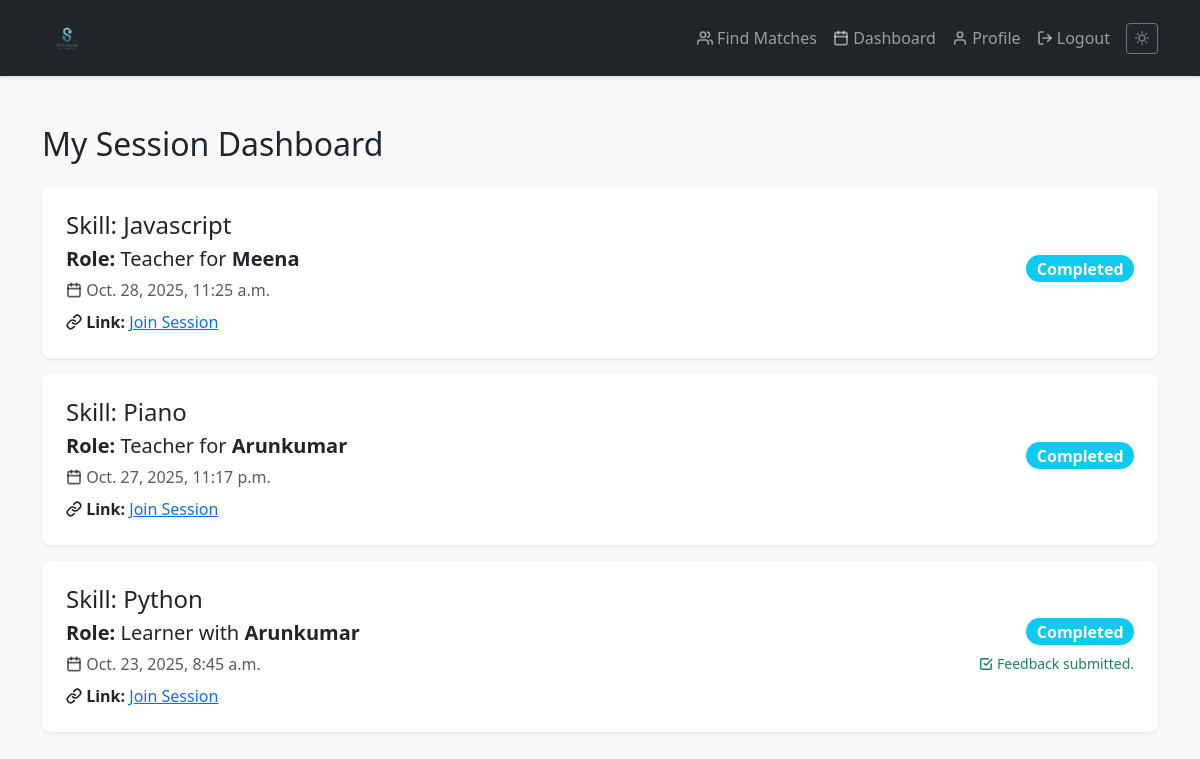
Screenshot of /dashboard/ (signed in) with the database file from the repository.
### scheduling/models.py (models this page shows, shortened)
class Session(models.Model):
    STATUS_CHOICES = (
        ('pending', 'Pending'),
        ('confirmed', 'Confirmed'),
        ('completed', 'Completed'),
        ('cancelled', 'Cancelled'),
    )
    teacher = models.ForeignKey(User, related_name='teaching_sessions', on_delete=models.CASCADE)
    learner = models.ForeignKey(User, related_name='learning_sessions', on_delete=models.CASCADE)
    skill = models.ForeignKey(Skill, on_delete=models.CASCADE, null=True, blank=True)
    scheduled_time = models.DateTimeField(null=True, blank=True)
    end_time = models.DateTimeField(null=True, blank=True)
    status = models.CharField(max_length=10, choices=STATUS_CHOICES, default='pending')
    meeting_link = models.URLField(blank=True, null=True)
    notes = models.TextField(blank=True, null=True)

### skills/models.py (models this page shows, shortened)
class Skill(models.Model):
    name = models.CharField(max_length=100, unique=True)
    category = models.ForeignKey(Category, on_delete=models.SET_NULL, null=True, blank=True, related_name='skills')

### scheduling/views.py (the view)
# urls.py: path('dashboard/', views.session_dashboard, name='session_dashboard'),
@login_required
def session_dashboard(request):
    user_sessions = Session.objects.filter(
        Q(learner=request.user) | Q(teacher=request.user)
    ).order_by('-scheduled_time') # Show newest first
    context = {
        'sessions': user_sessions
    }
    return render(request, 'scheduling/dashboard.html', context)

### templates/scheduling/dashboard.html (shortened to what this page needs)
{% extends "base.html" %}
{% block content %}
  <h2 class="fw-light mb-4">My Session Dashboard</h2>
  {% for session in sessions %}
    <div class="card shadow-sm border-0 rounded-3 mb-3">
        <div class="card-body p-4">
            <div class="row align-items-center">
                <div class="col-md-8">
                    <h4 class="mb-1">Skill: {{ session.skill.name }}</h4>
                    {% if session.teacher == user %}
                        <p class="fs-5 mb-1">
                            <strong>Role:</strong> Teacher for <strong>{{ session.learner.username }}</strong>
                        </p>
                    {% else %}
                        <p class="fs-5 mb-1">
                            <strong>Role:</strong> Learner with <strong>{{ session.teacher.username }}</strong>
                        </p>
                    {% endif %}
                    <p class="text-muted mb-2"><i data-feather="calendar" class="feather"></i> {{ session.scheduled_time }}</p>
                    {% if session.meeting_link %}
                        <p class="mb-0"><i data-feather="link" class="feather"></i> <strong>Link:</strong> <a href="{{ session.meeting_link }}" target="_blank">Join Session</a></p>
                    {% endif %}
                </div>
                <div class="col-md-4 text-md-end mt-3 mt-md-0">
                    <div class="mb-2">
                        {% if session.status == 'pending' %}
                            <span class="badge bg-warning text-dark rounded-pill fs-6">Pending</span>
                        {% elif session.status == 'confirmed' %}
                            <span class="badge bg-success rounded-pill fs-6">Confirmed</span>
                        {% elif session.status == 'completed' %}
                            <span class="badge bg-info rounded-pill fs-6">Completed</span>
                        {% elif session.status == 'cancelled' %}
                            <span class="badge bg-danger rounded-pill fs-6">Cancelled</span>
                        {% endif %}
                    </div>
                    <div class="d-grid gap-2">
                        {% if session.feedback and session.learner == user %}
                             <p class="text-success small mb-0"><i data-feather="check-square" class="feather"></i> Feedback submitted.</p>
                        {% endif %}
                    </div>
                </div>
            </div>
        </div>
    </div>
  {% endfor %}
{% endblock %}

### static/css/style.css (style rules this page uses)
body { background-color: #f8f9fa; color: #212529; transition: background-color 0.3s ease, color 0.3s ease; }
.card { background-color: #ffffff; color: #212529; border: 1px solid rgba(0,0,0,.125); transition: background-color 0.3s ease, color 0.3s ease, border-color 0.3s ease; }

### templates/base.html (style rules this page uses)
body { background-color: #f8f9fa; transition: background-color 0.3s ease, color 0.3s ease; }
.feather { width: 1em; height: 1em; vertical-align: -0.125em; stroke-width: 2.5; }

### rows the page displays
Session: skill.name "Javascript", learner.username "Meena", scheduled_time "Oct. 28, 2025, 11:25 a.m.", status "Completed"
Session: skill.name "Piano", learner.username "Arunkumar", scheduled_time "Oct. 27, 2025, 11:17 p.m.", status "Completed"
Session: skill.name "Python", teacher.username "Arunkumar", scheduled_time "Oct. 23, 2025, 8:45 a.m.", status "Completed", shows "Feedback submitted."
